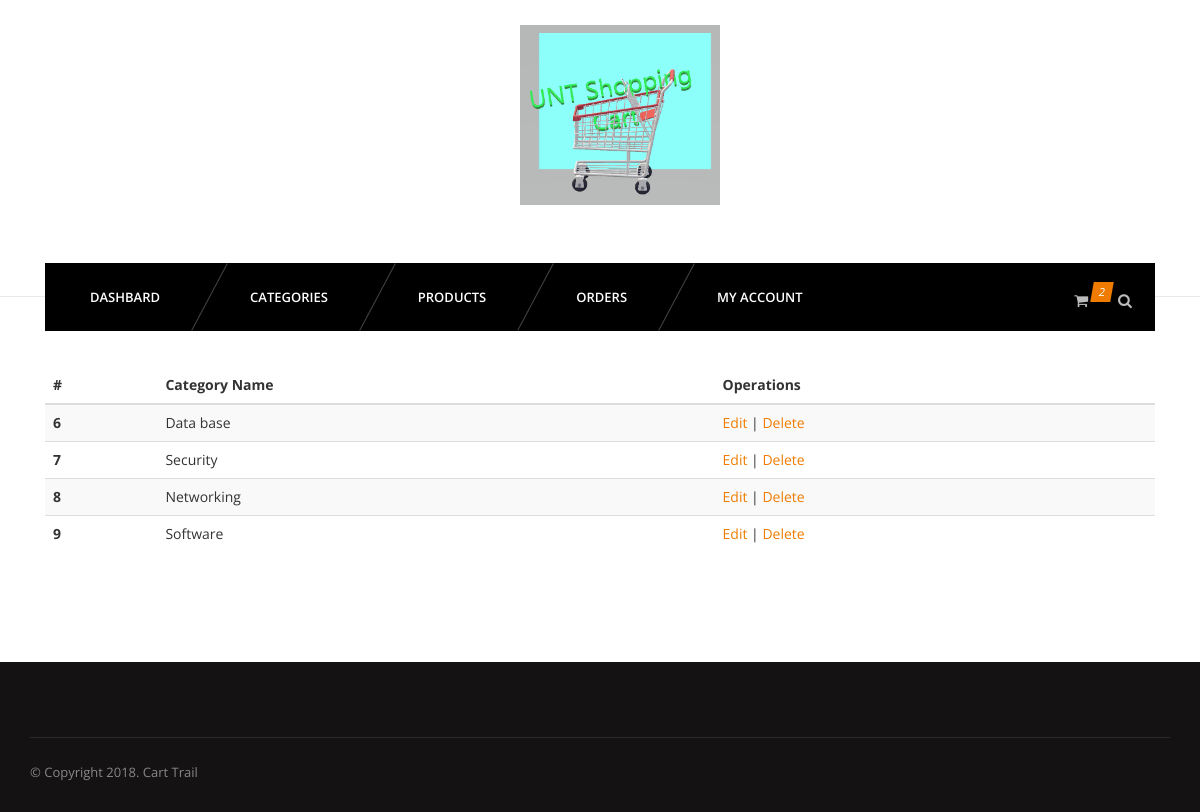
Screenshot of /admin/categories.php (signed in) with the database file from the repository.
### tables this page shows
CREATE TABLE `category` (
  `id` int(11) NOT NULL,
  `name` varchar(255) NOT NULL
);

### admin/categories.php (the view, shortened to what this page needs)
<?php include 'inc/header.php' ?>
<?php include 'inc/nav.php' ?>
<section id="content">
	<div class="content-blog">
		<div class="container">
			<table class="table table-striped">
				<thead>
					<tr>
						<th>#</th>
						<th>Category Name</th>
						<th>Operations</th>
					</tr>
				</thead>
				<tbody>
					<?php
					$sql = "SELECT * FROM category";
					$res = mysqli_query($connection, $sql);
					while ($r = mysqli_fetch_assoc($res)) {
				?>
					<tr>
						<th scope="row"><?php echo $r['id']; ?></th>
						<td><?php echo $r['name']; ?></td>
						<td><a href="editcategory.php?id=<?php echo $r['id']; ?>">Edit</a> | <a href="delcategory.php?id=<?php echo $r['id']; ?>">Delete</a></td>
					</tr>
				<?php } ?>
				</tbody>
			</table>
		</div>
	</div>
</section>
<?php include 'inc/footer.php' ?>

### css/light.css (style rules this page uses)
body { background-color:#fff; }

### rows the page displays
category: id "6", name "Data base"
category: id "7", name "Security"
category: id "8", name "Networking"
category: id "9", name "Software"
